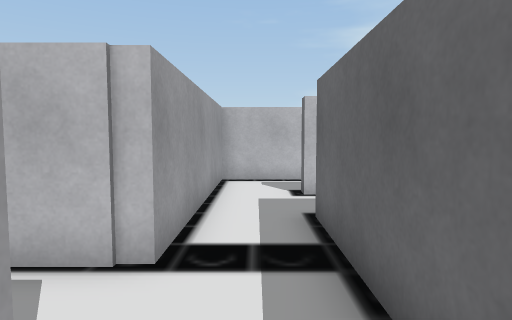
View 1 (above)

16 first-person views from a walk through a scene from a Unity 3-D project. The camera is 1.4 m above the floor, tilts 4° down and sees 75° across. The floor is counted in squares, 1 m on a side. Each view is taken from the middle of a square. On the plan, view 1 faces up. The plan holds only what a view shows up to about 15 squares ahead; the rest is blank. The place goes on beyond the plan. The player character is not drawn. Some surface patterns are stand-ins.

View 2
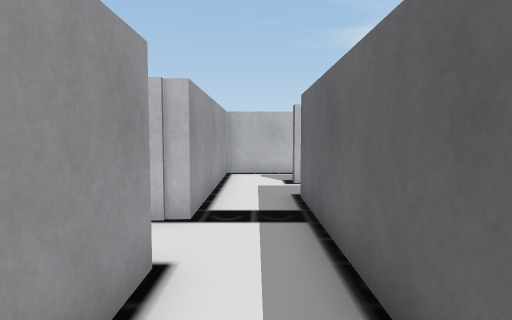

View 3
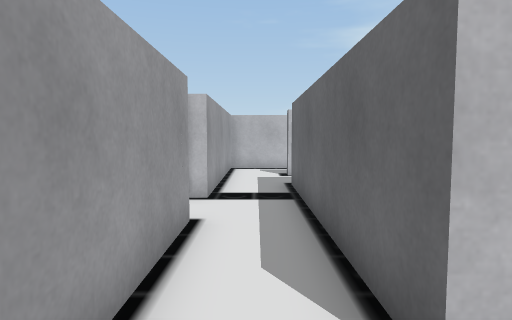

View 4
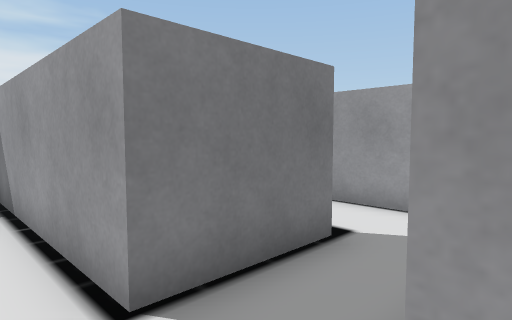

View 5
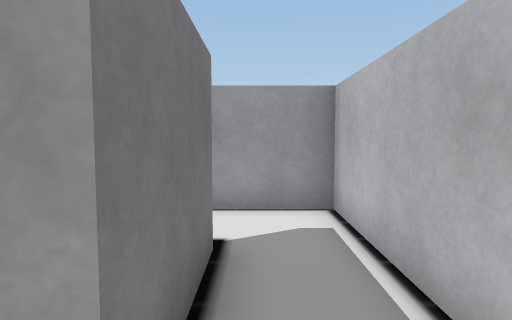

View 6
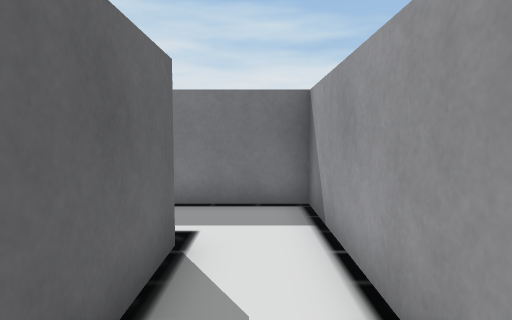

View 7
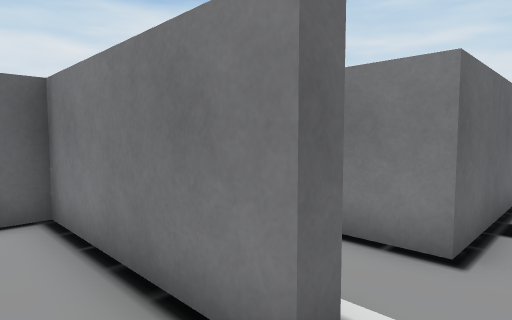

View 8
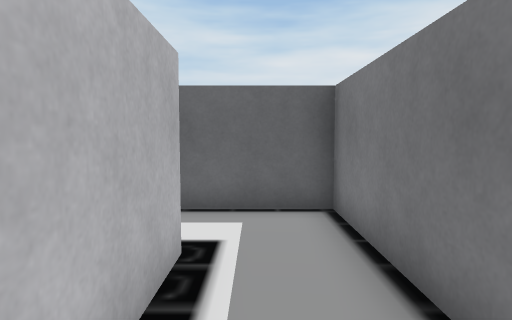

View 9
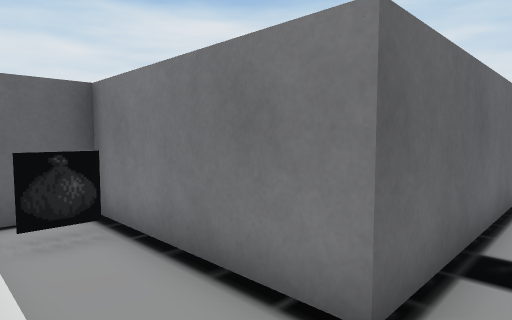

View 10
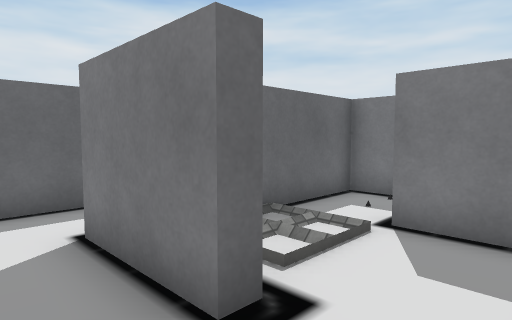

View 11
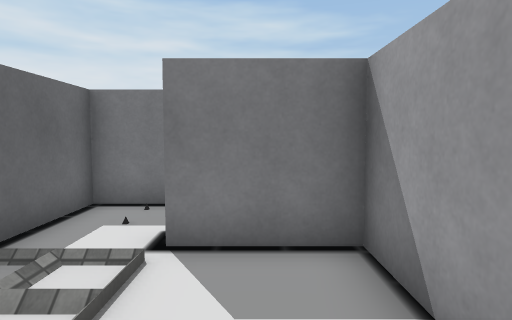

View 12
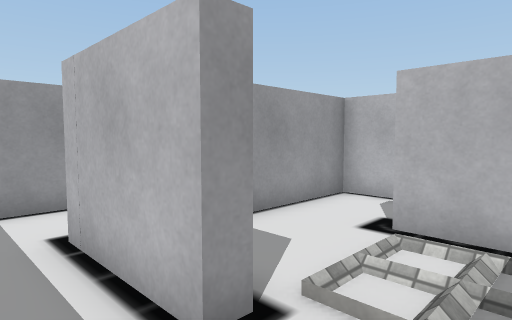

View 13
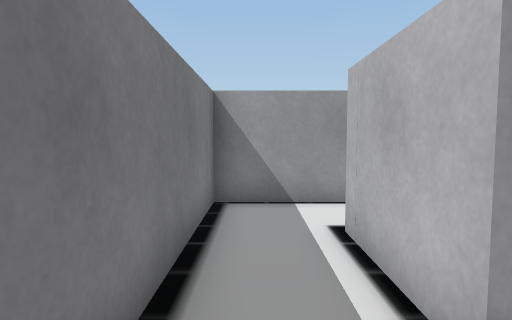

View 14
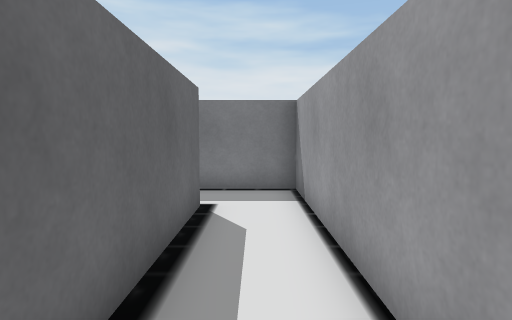

View 15
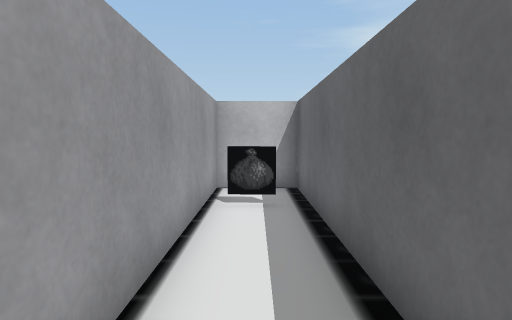

View 16
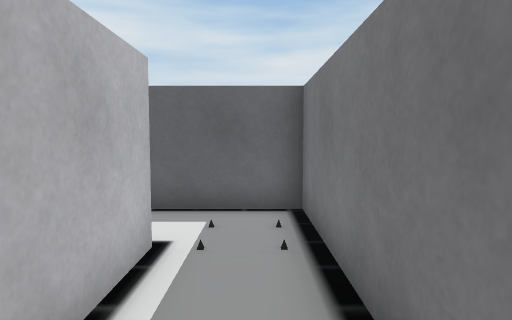

### Floor plan
Points are (right, up) in squares from view 1. A wall is a line through its corners. A room is listed if a view was taken in it or the views show most of it. See-through windows are left out.
Room 1 (views 1, 2, 3, 5, 6, 10, 11)
walls: (-1.1, 3.5) (-6.4, 3.5) (-6.4, 0.5); (-4.1, 1) (-4.1, 1.5) (-1.1, 1.5) (-1.1, -4.9) (0.6, -4.9); (1, -2.2) (1, 3.5)
ways out: opening at (0, 4) to room 2; opening at (-5.5, 1) to room 6; opening at (1, -3.5)
Room 2 (view 4)
walls: (4.9, 6.2) (4.9, 7.3); (-1.1, 7.4) (-1.1, 3.5); (1, 3.5) (1, 5.8) (6.4, 5.8) (6.4, 7.2)
ways out: opening at (0, 4) to room 1; opening at (0.5, 8) to room 3
Room 3 (views 7, 8, 9)
walls: (1, 8) (1, 8.5) (6.4, 8.5) (6.4, 10.5); (4, 10.9) (-1.1, 10.9) (-1.1, 7.4)
ways out: opening at (0.5, 8) to room 2; opening at (5, 11)
Room 4 (views 12, 13, 14, 15, 16)
walls: (-3.8, -2.7) (-6.9, -2.7) (-6.9, 6.2) (-9.1, 6.2) (-9.1, -4.9) (-1.6, -4.9) (-1.6, -3.4); (-7.5, 3.8) (-8.6, 3.9)
ways out: opening at (-2.5, -2.5) to room 5
Room 5 (no view inside)
walls: (-3.8, -2.2) (-3.8, -2.7); (-2.5, 1) (-4.1, 1); (-1.6, -3.4) (-1.6, -1.5)
ways out: opening at (-2.5, -2.5) to room 4; opening at (-4, -0.5) to room 6
Room 6 (no view inside)
walls: (-6.4, 0.5) (-6.4, -2.2) (-3.8, -2.2)
ways out: opening at (-5.5, 1) to room 1; opening at (-4, -0.5) to room 5

Positions as (right, up) in squares from view 1, and headings:
1: (0, 0), facing up
2: (0, -2), facing up
3: (0, -4), facing up
4: (0, 4), facing down-left
5: (0, 2), facing left
6: (0, 2), facing down
7: (0, 10), facing down-right
8: (0, 10), facing right
9: (0, 8), facing down-right
10: (-6, 3), facing down-right
11: (-5, 2), facing down
12: (-2, -4), facing up-left
13: (-2, -4), facing left
14: (-8, 4), facing down
15: (-8, -3), facing up
16: (-8, -4), facing right
